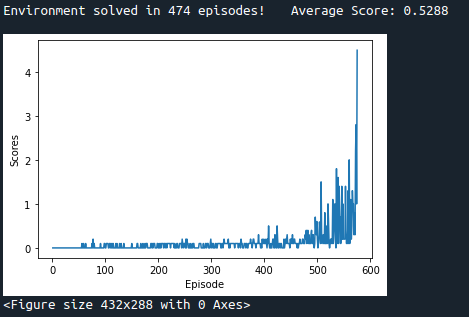

The script that saved this image:
import torch
from unityagents import UnityEnvironment

import numpy as np
from collections import deque

from maddpg import MADDPG
import matplotlib.pyplot as plt

def train_maddpg(env, max_episode=1000, max_t=1000, print_every=5, check_history=100,
                 sigma_start=0.2, sigma_end=0.01, sigma_decay=0.995):
    # reset
    brain_name = env.brain_names[0]
    brain = env.brains[brain_name]  
    env_info = env.reset(train_mode=True)[brain_name]
    
    # action and state size
    action_size = brain.vector_action_space_size 
    states = env_info.vector_observations
    state_size = states.shape[1]
    print('State size:', state_size)
    print('Action size: ', action_size)
      
    # initialize agent
    num_agents = len(env_info.agents)
    print('Number of agents:', num_agents)
    maddpg = MADDPG(state_size, action_size, random_seed=123)
    
    scores_deque = deque(maxlen=check_history)
    scores = []
   
    # learning multiple episodes
    sigma = sigma_start
    for episode in range(max_episode):
        # prepare for training in the current epoc
        env_info = env.reset(train_mode=True)[brain_name]
        states = env_info.vector_observations
        score = 0
        maddpg.reset(sigma=sigma)
        
        # play and learn in current episode
        for t in range(max_t):
            actions = maddpg.act(states)

            env_info = env.step(actions)[brain_name]   
            next_states = env_info.vector_observations       # get next state (for each agent)
            rewards = env_info.rewards                       # get reward (for each agent)
            dones = env_info.local_done                      # see if episode finished

            maddpg.step(t, states, actions, rewards, next_states, dones)
            states = next_states
            
            reward = np.max(rewards) # get max score of two agents as current score
            score += reward
            if np.any(dones):
                break 
        
        # update sigma for exlporation
        sigma = max(sigma_end, sigma*sigma_decay)
        
        # record score
        epoc_score = score
        scores_deque.append(epoc_score)
        scores.append(epoc_score)
        
        if episode % print_every == 0:
            print('Episode {}\tscore: {:.4f}\tAverage Score: {:.4f}'.format(episode, epoc_score, np.mean(scores_deque)))
        
        if np.mean(scores_deque) >= 0.5 and episode >= check_history:
            print('\nEnvironment solved in {:d} episodes!\tAverage Score: {:.4f}'.format(episode - check_history, np.mean(scores_deque)))
            for agent in maddpg.ddpg_agents:
                torch.save(agent.actor_local.state_dict(), 'actor_agent_'+str(agent.id)+'.pth')
                torch.save(agent.critic_local.state_dict(), 'critic_agent_'+str(agent.id)+'.pth')
            break
        
     
    return scores

if __name__ == '__main__':
    env = UnityEnvironment(file_name='Tennis_Linux/Tennis.x86_64')
    scores = train_maddpg(env, max_episode=1000)
    env.close()
    
    fig = plt.figure()
    ax = fig.add_subplot(111)
    plt.plot(np.arange(1, len(scores)+1), scores)
    plt.ylabel('Scores')
    plt.xlabel('Episode')
    plt.show()